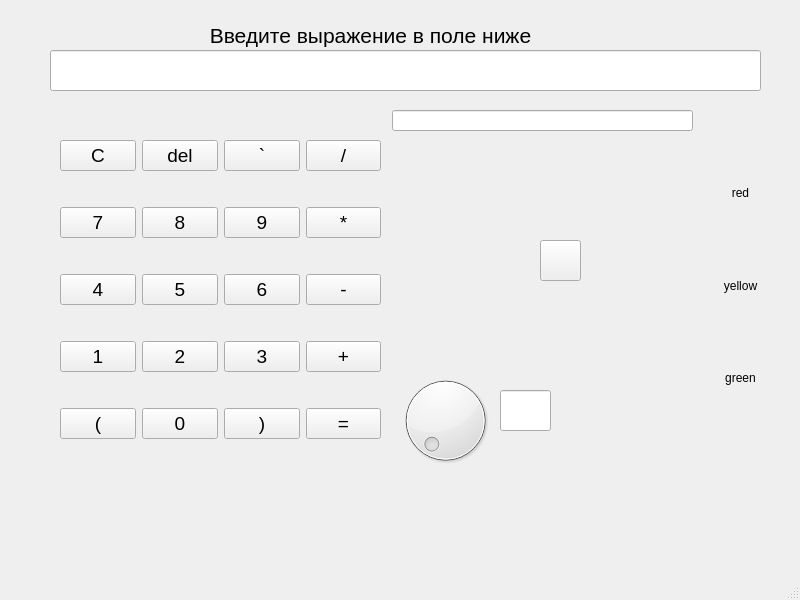
<?xml version="1.0" encoding="UTF-8"?>
<ui version="4.0">
 <class>Calculator</class>
 <widget class="QMainWindow" name="Calculator">
  <property name="geometry">
   <rect>
    <x>0</x>
    <y>0</y>
    <width>800</width>
    <height>600</height>
   </rect>
  </property>
  <property name="sizePolicy">
   <sizepolicy hsizetype="Expanding" vsizetype="Expanding">
    <horstretch>0</horstretch>
    <verstretch>0</verstretch>
   </sizepolicy>
  </property>
  <property name="windowTitle">
   <string>Calculator</string>
  </property>
  <widget class="QWidget" name="centralwidget">
   <widget class="QLabel" name="upText">
    <property name="geometry">
     <rect>
      <x>50</x>
      <y>20</y>
      <width>641</width>
      <height>31</height>
     </rect>
    </property>
    <property name="sizePolicy">
     <sizepolicy hsizetype="MinimumExpanding" vsizetype="MinimumExpanding">
      <horstretch>0</horstretch>
      <verstretch>0</verstretch>
     </sizepolicy>
    </property>
    <property name="font">
     <font>
      <pointsize>16</pointsize>
     </font>
    </property>
    <property name="text">
     <string>Введите выражение в поле ниже</string>
    </property>
    <property name="alignment">
     <set>Qt::AlignmentFlag::AlignCenter</set>
    </property>
   </widget>
   <widget class="QLineEdit" name="inpLine">
    <property name="geometry">
     <rect>
      <x>50</x>
      <y>50</y>
      <width>711</width>
      <height>41</height>
     </rect>
    </property>
    <property name="font">
     <font>
      <pointsize>16</pointsize>
     </font>
    </property>
    <property name="alignment">
     <set>Qt::AlignmentFlag::AlignCenter</set>
    </property>
    <property name="clearButtonEnabled">
     <bool>false</bool>
    </property>
   </widget>
   <widget class="QLineEdit" name="outpLine">
    <property name="geometry">
     <rect>
      <x>392</x>
      <y>110</y>
      <width>301</width>
      <height>21</height>
     </rect>
    </property>
    <property name="alignment">
     <set>Qt::AlignmentFlag::AlignCenter</set>
    </property>
    <property name="readOnly">
     <bool>true</bool>
    </property>
   </widget>
   <widget class="QDial" name="dial">
    <property name="geometry">
     <rect>
      <x>390</x>
      <y>370</y>
      <width>111</width>
      <height>101</height>
     </rect>
    </property>
   </widget>
   <widget class="QLineEdit" name="rotatesCount">
    <property name="geometry">
     <rect>
      <x>500</x>
      <y>390</y>
      <width>51</width>
      <height>41</height>
     </rect>
    </property>
    <property name="font">
     <font>
      <pointsize>18</pointsize>
     </font>
    </property>
    <property name="alignment">
     <set>Qt::AlignmentFlag::AlignCenter</set>
    </property>
    <property name="readOnly">
     <bool>true</bool>
    </property>
   </widget>
   <widget class="QWidget" name="layoutWidget">
    <property name="geometry">
     <rect>
      <x>60</x>
      <y>110</y>
      <width>321</width>
      <height>361</height>
     </rect>
    </property>
    <layout class="QGridLayout" name="gridLayout">
     <item row="3" column="0">
      <widget class="QPushButton" name="pb1">
       <property name="font">
        <font>
         <pointsize>14</pointsize>
        </font>
       </property>
       <property name="text">
        <string>1</string>
       </property>
       <attribute name="buttonGroup">
        <string notr="true">buttonGroup</string>
       </attribute>
      </widget>
     </item>
     <item row="2" column="2">
      <widget class="QPushButton" name="pb6">
       <property name="font">
        <font>
         <pointsize>14</pointsize>
        </font>
       </property>
       <property name="text">
        <string>6</string>
       </property>
       <attribute name="buttonGroup">
        <string notr="true">buttonGroup</string>
       </attribute>
      </widget>
     </item>
     <item row="4" column="3">
      <widget class="QPushButton" name="calcButton">
       <property name="font">
        <font>
         <pointsize>14</pointsize>
        </font>
       </property>
       <property name="text">
        <string>=</string>
       </property>
       <attribute name="buttonGroup">
        <string notr="true">buttonGroup</string>
       </attribute>
      </widget>
     </item>
     <item row="0" column="2">
      <widget class="QPushButton" name="percentButton">
       <property name="font">
        <font>
         <pointsize>14</pointsize>
        </font>
       </property>
       <property name="text">
        <string>`</string>
       </property>
       <attribute name="buttonGroup">
        <string notr="true">buttonGroup</string>
       </attribute>
      </widget>
     </item>
     <item row="3" column="3">
      <widget class="QPushButton" name="plusButton">
       <property name="font">
        <font>
         <pointsize>14</pointsize>
        </font>
       </property>
       <property name="text">
        <string>+</string>
       </property>
       <attribute name="buttonGroup">
        <string notr="true">buttonGroup</string>
       </attribute>
      </widget>
     </item>
     <item row="2" column="3">
      <widget class="QPushButton" name="minusButton">
       <property name="font">
        <font>
         <pointsize>14</pointsize>
        </font>
       </property>
       <property name="text">
        <string>-</string>
       </property>
       <attribute name="buttonGroup">
        <string notr="true">buttonGroup</string>
       </attribute>
      </widget>
     </item>
     <item row="3" column="1">
      <widget class="QPushButton" name="pb2">
       <property name="font">
        <font>
         <pointsize>14</pointsize>
        </font>
       </property>
       <property name="text">
        <string>2</string>
       </property>
       <attribute name="buttonGroup">
        <string notr="true">buttonGroup</string>
       </attribute>
      </widget>
     </item>
     <item row="0" column="0">
      <widget class="QPushButton" name="clearButton">
       <property name="font">
        <font>
         <pointsize>14</pointsize>
        </font>
       </property>
       <property name="text">
        <string>C</string>
       </property>
       <attribute name="buttonGroup">
        <string notr="true">buttonGroup</string>
       </attribute>
      </widget>
     </item>
     <item row="3" column="2">
      <widget class="QPushButton" name="pb3">
       <property name="font">
        <font>
         <pointsize>14</pointsize>
        </font>
       </property>
       <property name="text">
        <string>3</string>
       </property>
       <attribute name="buttonGroup">
        <string notr="true">buttonGroup</string>
       </attribute>
      </widget>
     </item>
     <item row="2" column="1">
      <widget class="QPushButton" name="pb5">
       <property name="font">
        <font>
         <pointsize>14</pointsize>
        </font>
       </property>
       <property name="text">
        <string>5</string>
       </property>
       <attribute name="buttonGroup">
        <string notr="true">buttonGroup</string>
       </attribute>
      </widget>
     </item>
     <item row="2" column="0">
      <widget class="QPushButton" name="pb4">
       <property name="font">
        <font>
         <pointsize>14</pointsize>
        </font>
       </property>
       <property name="text">
        <string>4</string>
       </property>
       <attribute name="buttonGroup">
        <string notr="true">buttonGroup</string>
       </attribute>
      </widget>
     </item>
     <item row="0" column="1">
      <widget class="QPushButton" name="deleteButton">
       <property name="font">
        <font>
         <pointsize>14</pointsize>
        </font>
       </property>
       <property name="text">
        <string>del</string>
       </property>
       <attribute name="buttonGroup">
        <string notr="true">buttonGroup</string>
       </attribute>
      </widget>
     </item>
     <item row="0" column="3">
      <widget class="QPushButton" name="divButton">
       <property name="font">
        <font>
         <pointsize>14</pointsize>
        </font>
       </property>
       <property name="text">
        <string>/</string>
       </property>
       <attribute name="buttonGroup">
        <string notr="true">buttonGroup</string>
       </attribute>
      </widget>
     </item>
     <item row="1" column="0">
      <widget class="QPushButton" name="pb7">
       <property name="font">
        <font>
         <pointsize>14</pointsize>
        </font>
       </property>
       <property name="text">
        <string>7</string>
       </property>
       <attribute name="buttonGroup">
        <string notr="true">buttonGroup</string>
       </attribute>
      </widget>
     </item>
     <item row="4" column="0">
      <widget class="QPushButton" name="pbOpenBracket">
       <property name="font">
        <font>
         <pointsize>14</pointsize>
        </font>
       </property>
       <property name="text">
        <string>(</string>
       </property>
       <attribute name="buttonGroup">
        <string notr="true">buttonGroup</string>
       </attribute>
      </widget>
     </item>
     <item row="4" column="1">
      <widget class="QPushButton" name="pb0">
       <property name="font">
        <font>
         <pointsize>14</pointsize>
        </font>
       </property>
       <property name="text">
        <string>0</string>
       </property>
       <attribute name="buttonGroup">
        <string notr="true">buttonGroup</string>
       </attribute>
      </widget>
     </item>
     <item row="1" column="2">
      <widget class="QPushButton" name="pb9">
       <property name="font">
        <font>
         <pointsize>14</pointsize>
        </font>
       </property>
       <property name="text">
        <string>9</string>
       </property>
       <attribute name="buttonGroup">
        <string notr="true">buttonGroup</string>
       </attribute>
      </widget>
     </item>
     <item row="4" column="2">
      <widget class="QPushButton" name="pbCloseBracket">
       <property name="font">
        <font>
         <pointsize>14</pointsize>
        </font>
       </property>
       <property name="text">
        <string>)</string>
       </property>
       <attribute name="buttonGroup">
        <string notr="true">buttonGroup</string>
       </attribute>
      </widget>
     </item>
     <item row="1" column="1">
      <widget class="QPushButton" name="pb8">
       <property name="font">
        <font>
         <pointsize>14</pointsize>
        </font>
       </property>
       <property name="text">
        <string>8</string>
       </property>
       <attribute name="buttonGroup">
        <string notr="true">buttonGroup</string>
       </attribute>
      </widget>
     </item>
     <item row="1" column="3">
      <widget class="QPushButton" name="mulButton">
       <property name="font">
        <font>
         <pointsize>14</pointsize>
        </font>
       </property>
       <property name="text">
        <string>*</string>
       </property>
       <attribute name="buttonGroup">
        <string notr="true">buttonGroup</string>
       </attribute>
      </widget>
     </item>
    </layout>
   </widget>
   <widget class="QLabel" name="clown">
    <property name="geometry">
     <rect>
      <x>390</x>
      <y>150</y>
      <width>281</width>
      <height>221</height>
     </rect>
    </property>
    <property name="autoFillBackground">
     <bool>false</bool>
    </property>
    <property name="styleSheet">
     <string notr="true"/>
    </property>
    <property name="text">
     <string/>
    </property>
    <property name="pixmap">
     <pixmap resource="images.qrc">:/images/clown1.png</pixmap>
    </property>
    <property name="scaledContents">
     <bool>true</bool>
    </property>
    <property name="wordWrap">
     <bool>false</bool>
    </property>
   </widget>
   <widget class="QPushButton" name="noseButton">
    <property name="geometry">
     <rect>
      <x>540</x>
      <y>240</y>
      <width>41</width>
      <height>41</height>
     </rect>
    </property>
    <property name="autoFillBackground">
     <bool>true</bool>
    </property>
    <property name="text">
     <string/>
    </property>
   </widget>
   <widget class="QWidget" name="layoutWidget">
    <property name="geometry">
     <rect>
      <x>700</x>
      <y>150</y>
      <width>81</width>
      <height>271</height>
     </rect>
    </property>
    <layout class="QGridLayout" name="gridLayout_2">
     <item row="0" column="0">
      <widget class="QPushButton" name="up">
       <property name="sizePolicy">
        <sizepolicy hsizetype="Minimum" vsizetype="Preferred">
         <horstretch>0</horstretch>
         <verstretch>0</verstretch>
        </sizepolicy>
       </property>
       <property name="minimumSize">
        <size>
         <width>0</width>
         <height>0</height>
        </size>
       </property>
       <property name="sizeIncrement">
        <size>
         <width>0</width>
         <height>5</height>
        </size>
       </property>
       <property name="cursor">
        <cursorShape>CrossCursor</cursorShape>
       </property>
       <property name="text">
        <string>red</string>
       </property>
       <property name="flat">
        <bool>true</bool>
       </property>
      </widget>
     </item>
     <item row="1" column="0">
      <widget class="QPushButton" name="mid">
       <property name="sizePolicy">
        <sizepolicy hsizetype="Minimum" vsizetype="Preferred">
         <horstretch>0</horstretch>
         <verstretch>0</verstretch>
        </sizepolicy>
       </property>
       <property name="cursor">
        <cursorShape>CrossCursor</cursorShape>
       </property>
       <property name="text">
        <string>yellow</string>
       </property>
       <property name="flat">
        <bool>true</bool>
       </property>
      </widget>
     </item>
     <item row="2" column="0">
      <widget class="QPushButton" name="bottom">
       <property name="sizePolicy">
        <sizepolicy hsizetype="Minimum" vsizetype="Preferred">
         <horstretch>0</horstretch>
         <verstretch>0</verstretch>
        </sizepolicy>
       </property>
       <property name="cursor">
        <cursorShape>CrossCursor</cursorShape>
       </property>
       <property name="text">
        <string>green</string>
       </property>
       <property name="flat">
        <bool>true</bool>
       </property>
      </widget>
     </item>
    </layout>
   </widget>
   <widget class="QLabel" name="label">
    <property name="geometry">
     <rect>
      <x>240</x>
      <y>480</y>
      <width>151</width>
      <height>61</height>
     </rect>
    </property>
    <property name="text">
     <string/>
    </property>
    <property name="pixmap">
     <pixmap resource="images.qrc">:/images/clown1.png</pixmap>
    </property>
    <property name="scaledContents">
     <bool>true</bool>
    </property>
    <property name="openExternalLinks">
     <bool>true</bool>
    </property>
   </widget>
   <zorder>upText</zorder>
   <zorder>inpLine</zorder>
   <zorder>outpLine</zorder>
   <zorder>dial</zorder>
   <zorder>rotatesCount</zorder>
   <zorder>layoutWidget</zorder>
   <zorder>noseButton</zorder>
   <zorder>layoutWidget</zorder>
   <zorder>label</zorder>
   <zorder>clown</zorder>
  </widget>
  <widget class="QMenuBar" name="menubar">
   <property name="geometry">
    <rect>
     <x>0</x>
     <y>0</y>
     <width>800</width>
     <height>22</height>
    </rect>
   </property>
  </widget>
  <widget class="QStatusBar" name="statusbar"/>
 </widget>
 <resources>
  <include location="images.qrc"/>
 </resources>
 <connections/>
 <buttongroups>
  <buttongroup name="buttonGroup"/>
 </buttongroups>
</ui>
